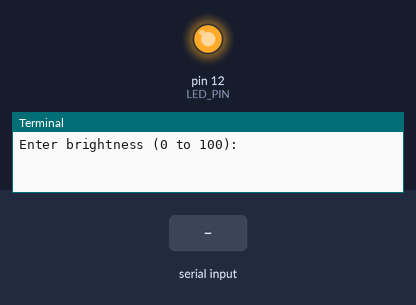
The program below on a simulated Raspberry Pi (header pin numbers). Parts: output pins drawn as LEDs (lit = HIGH), the last lines printed to the terminal. The inputs (shaded band) are chosen by the test bench.

Above: at 1.2 s.
1.3 s: "90" typed at the terminal
At 1.9 s:
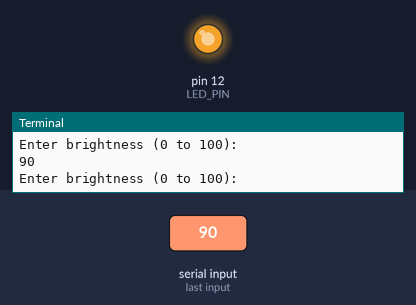
2.8 s: "0" typed at the terminal
At 4.2 s:
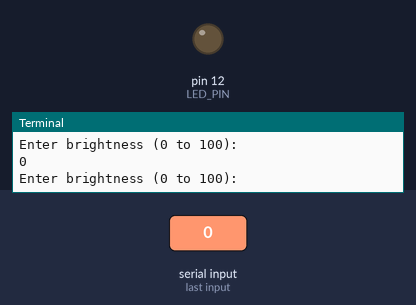
Timing chart, 0 to 5.8 s (numbered marks = the images above; inputs shaded):
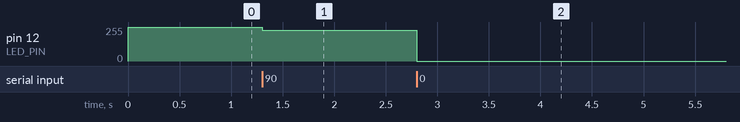

The program:

9_pwm.py
```python
import RPi.GPIO as GPIO
import time

LED_PIN = 12

def main():
    GPIO.setmode(GPIO.BOARD)
    GPIO.setup(LED_PIN, GPIO.OUT)
    pwm_led = GPIO.PWM(LED_PIN, 100)
    pwm_led.start(100)

    try:
        while True:
            duty = int(raw_input("Enter brightness (0 to 100):"))

            if duty < 0:
                duty = 0
            if duty > 100:
                duty = 100

            pwm_led.ChangeDutyCycle(duty)

    except KeyboardInterrupt:
        pwm_led.stop()
    finally:
        GPIO.cleanup()

if __name__ == "__main__":
    main()
```

Measured:
- after the input at 1.3 s, pin 12 (LED_PIN): 255/255 → 230/255 at once
- after the input at 2.8 s, pin 12 (LED_PIN): 230/255 → 0/255 at once
